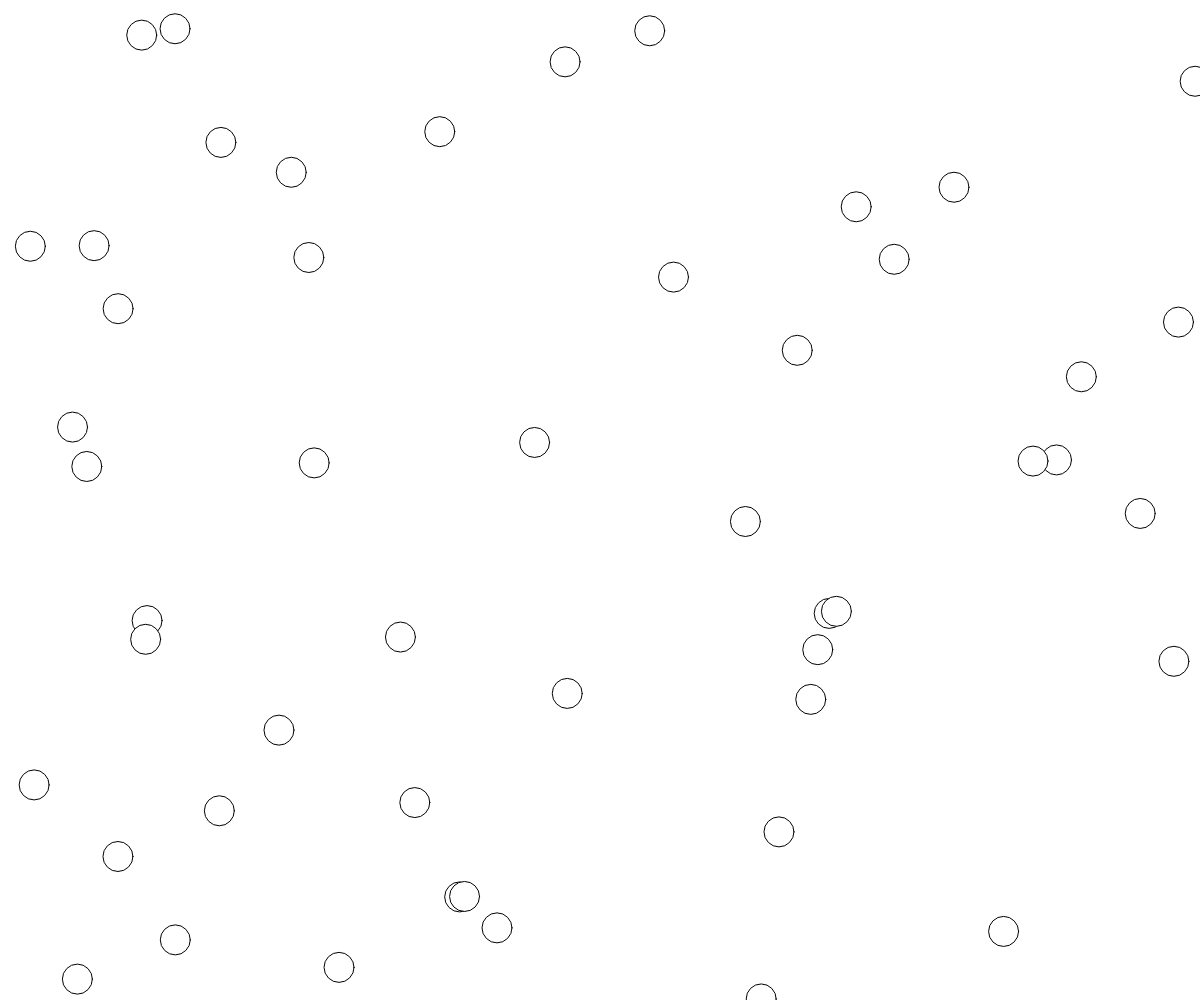
Frame 1 (no input)
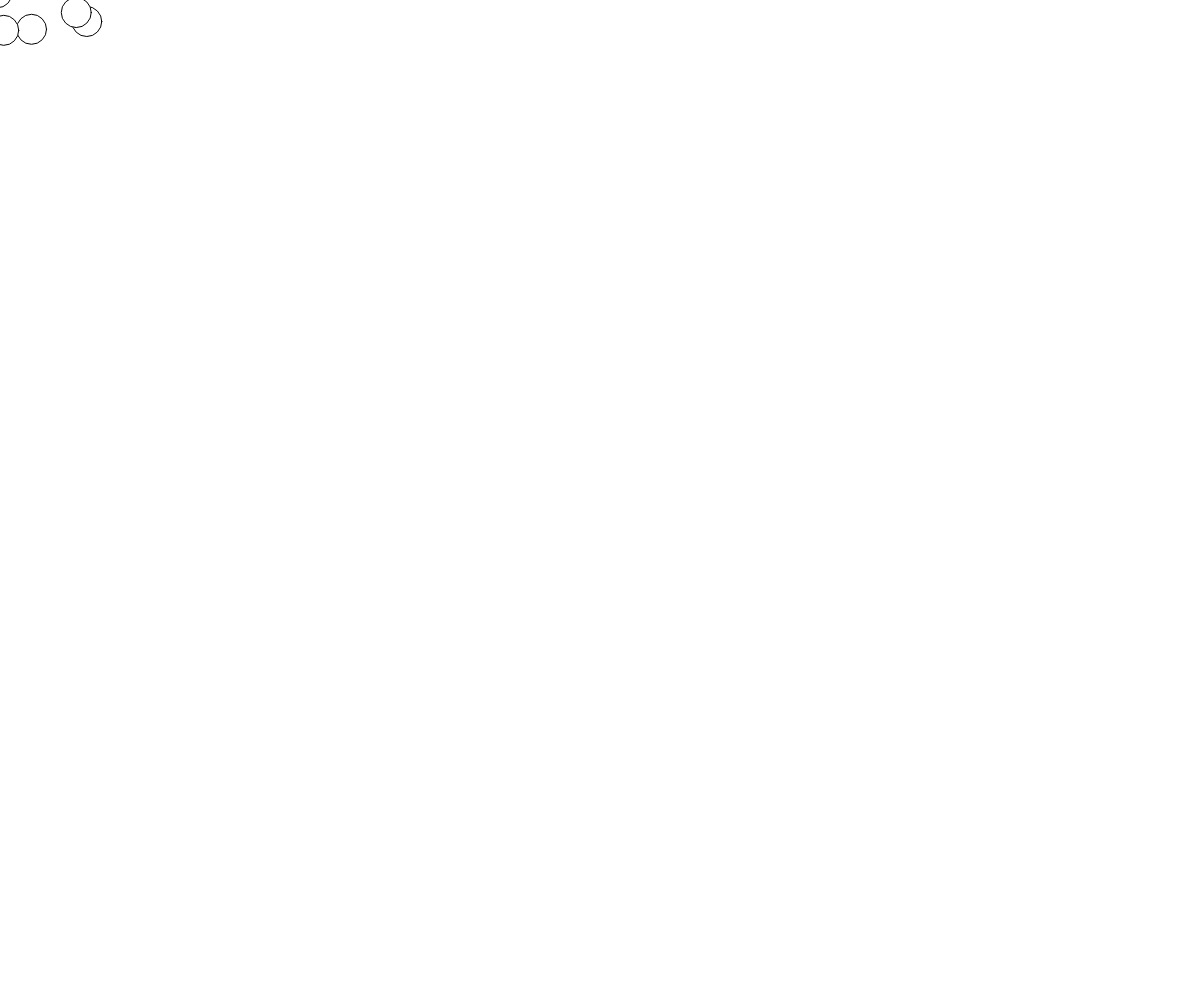
Frame 60 (no input)
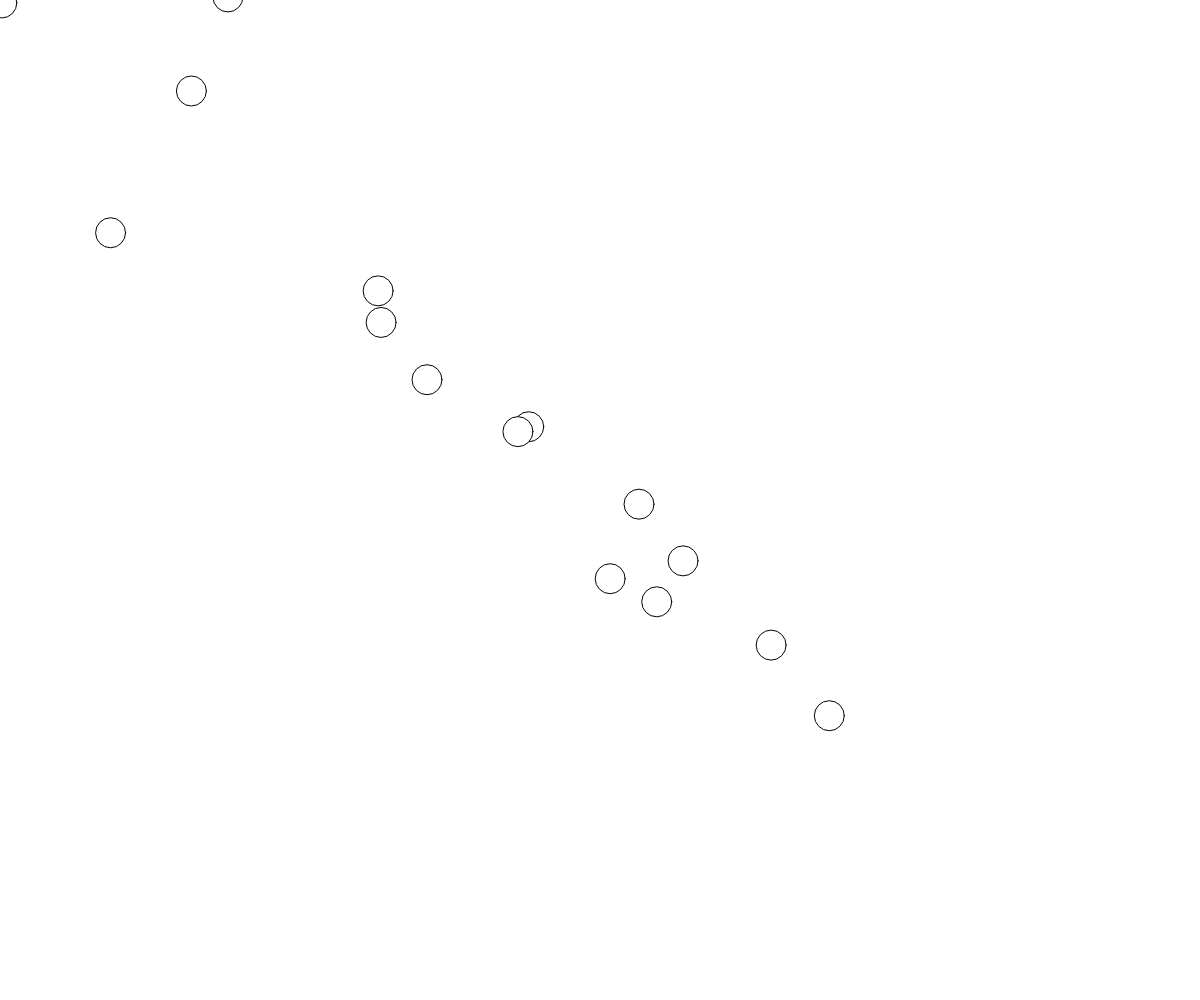
Frame 120 (the mouse pressed at the canvas centre since frame 60)

The p5.js sketch that drew these frames (run headless with seeded random() and noise() and a simulated clock; from frame 60 on, the mouse is pressed at the canvas centre):

// p5.js sketch
// ── sketch.js
class Eli {
	constructor() {
		this.pos = createVector(random(width), random(height))
		this.vec = createVector(0, 0)
		this.acc = createVector(0 , 0)
		this.f = random(0.98, 0.99)
	}
	display() {
		this.acc  = createVector(mouseX - this.pos.x, mouseY - this.pos.y).mult(this.f)
		this.acc.limit(1)
		this.vec.add(this.acc).mult(this.f)
		this.pos.add(this.vec)
		ellipse(this.pos.x, this.pos.y, 30, 30)
	}
	boom(){
		this.acc  = createVector(-(mouseX - this.pos.x), -(mouseY - this.pos.y))
		this.acc.limit(20)
		this.vec.add(this.acc)
		this.pos.add(this.vec)
		ellipse(this.pos.x, this.pos.y, 30, 30)
		
	}
}
let balls = []

function setup() {
	createCanvas(windowWidth, windowHeight);

	for (let i = 0; i < 50; i ++) {
		balls.push(new Eli())
	}
}

function draw() {
	// put drawing code here
	background(255)
	for (const iterator of balls) {
		iterator.display()
	}
}

function mousePressed(){
	for (const iterator of balls) {
		iterator.boom()
	}
}
